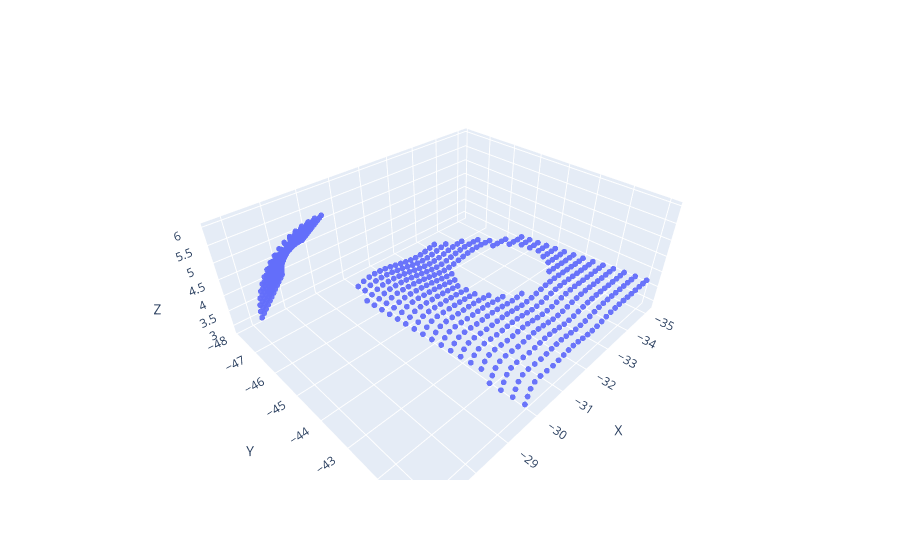

Source (notebook cell):
### Code cell
# check point set
import plotly.express as px 

fig = px.scatter_3d(df_ab, x='X', y='Y', z='Z',size_max=20,opacity=0.95)
fig.update_traces(marker={'size': 2})  
fig.show()

### Figure 1 — Plotly figure (JSON) as saved in the notebook; plotly's stock layout.template omitted (floating-point values rounded to 4 significant figures; data arrays with more than 128 entries replaced by an {"elided": "..."} marker saying what was removed)
{"data": [{"hovertemplate": "X=%{x}<br>Y=%{y}<br>Z=%{z}<extra></extra>", "legendgroup": "", "marker": {"color": "#636efa", "opacity": 0.95, "size": 2, "symbol": "circle"}, "mode": "markers", "name": "", "scene": "scene", "showlegend": false, "type": "scatter3d", "x": {"elided": "638 float values"}, "y": {"elided": "638 float values"}, "z": {"elided": "638 float values"}}], "layout": {"legend": {"tracegroupgap": 0}, "margin": {"t": 60}, "scene": {"domain": {"x": [0, 1], "y": [0, 1]}, "xaxis": {"title": {"text": "X"}}, "yaxis": {"title": {"text": "Y"}}, "zaxis": {"title": {"text": "Z"}}}}}
